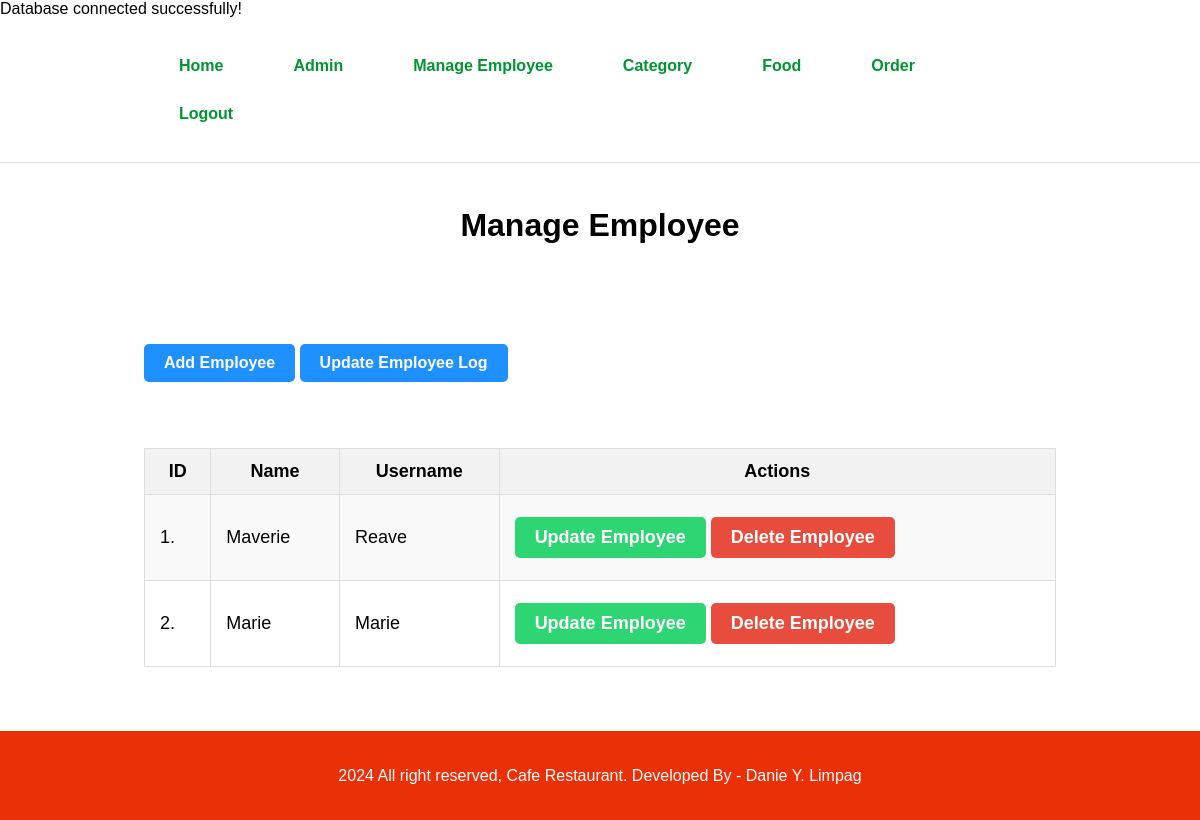
Screenshot of /food-order/admin/manage-employee.php (signed in) with the database file from the repository.
### tables this page shows
CREATE TABLE `tbl_employee` (
  `id` int(11) NOT NULL,
  `name` varchar(100) NOT NULL,
  `username` varchar(100) NOT NULL,
  `password` varchar(255) NOT NULL
);

### food-order/admin/manage-employee.php (the view, shortened to what this page needs)
<?php include('partials/menu.php'); ?>
<div class="main-content">
    <div class="wrapper">
        <h1 class="text-center">Manage Employee</h1>
        <br /><br />
        <br /><br /><br />
        <a href="<?php echo SITEURL; ?>admin/add-employee.php" class="btn-primary">Add Employee</a>
        <a href="history-employee.php" class="btn btn-primary">Update Employee Log</a>
        <br /><br /><br />
        <table class="tbl-full">
            <tr>
                <th>ID</th>
                <th>Name</th>
                <th>Username</th>
                <th>Actions</th>
            </tr>
            <?php
            $sql = "SELECT * FROM tbl_employee";
            $res = mysqli_query($conn, $sql);
            if ($res == true) {
                $count = mysqli_num_rows($res);
                $sn = 1;
                if ($count > 0) {
                    while ($rows = mysqli_fetch_assoc($res)) {
                        $id = $rows['id'];
                        $name = $rows['name'];
                        $username = $rows['username'];
                        ?>
                        <tr>
                            <td><?php echo $sn++; ?>.</td>
                            <td><?php echo $name; ?></td>
                            <td><?php echo $username; ?></td>
                            <td>
                                <a href="<?php echo SITEURL; ?>admin/update-employee.php?id=<?php echo $id; ?>" class="btn-secondary">Update Employee</a>
                                <a href="<?php echo SITEURL; ?>admin/delete-employee.php?id=<?php echo $id; ?>" class="btn-danger">Delete Employee</a>
                            </td>
                        </tr>
                        <?php
                    }
                } else {
                    ?>
                    <tr>
                        <td colspan="4"><div class="error">No Employees Added.</div></td>
                    </tr>
                    <?php
                }
            }
            ?>
        </table>
    </div>
</div>
<?php include('partials/footer.php'); ?>

### food-order/css/admin.css (style rules this page uses)
* { margin: 0; padding: 0; font-family: Arial, Helvetica, sans-serif; box-sizing: border-box; }
.wrapper { padding: 2%; width: 80%; margin: 0 auto; }
.text-center { text-align: center; }
.tbl-full { width: 100%; border-collapse: collapse; margin: 20px 0; font-size: 18px; text-align: left; }
.tbl-full th, .tbl-full td { padding: 12px 15px; border: 1px solid #ddd; }
.tbl-full th { background-color: #f2f2f2; font-weight: bold; text-align: center; }
.tbl-full tr:nth-of-type(even) { background-color: #f9f9f9; }
.btn-primary, .btn-secondary, .btn-danger { padding: 10px 20px; color: white; text-decoration: none; font-weight: bold; display: inline-block; margin: 10px 0; border-radius: 5px; transition: background-color 0.3s ease; text-align: center; }
.btn-primary { background-color: #1e90ff; }
.btn-secondary { background-color: #2ed573; }
.btn-danger { background-color: #e74c3c; }

### rows the page displays
tbl_employee: name "Maverie", username "Reave"
tbl_employee: name "Marie", username "Marie"
